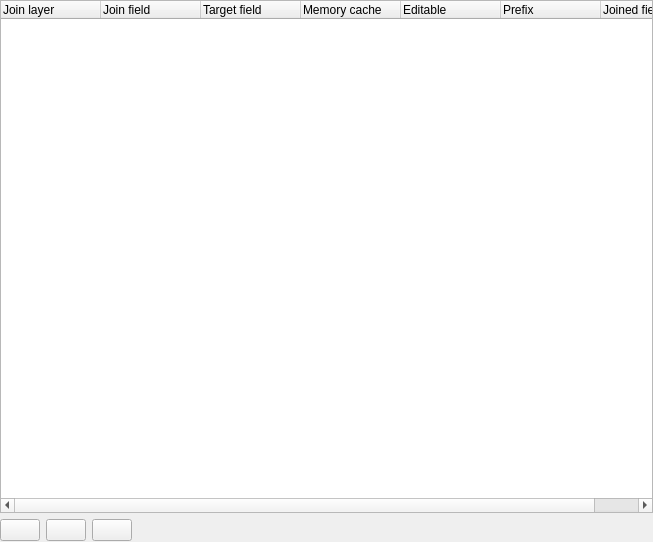
             <widget class="QWidget" name="scrollAreaWidgetContents_7">
              <property name="geometry">
               <rect>
                <x>0</x>
                <y>0</y>
                <width>653</width>
                <height>542</height>
               </rect>
              </property>
              <layout class="QVBoxLayout" name="verticalLayout_23">
               <property name="leftMargin">
                <number>0</number>
               </property>
               <property name="topMargin">
                <number>0</number>
               </property>
               <property name="rightMargin">
                <number>0</number>
               </property>
               <property name="bottomMargin">
                <number>0</number>
               </property>
               <item>
                <widget class="QTreeWidget" name="mJoinTreeWidget">
                 <property name="columnCount">
                  <number>7</number>
                 </property>
                 <column>
                  <property name="text">
                   <string>Join layer</string>
                  </property>
                 </column>
                 <column>
                  <property name="text">
                   <string>Join field</string>
                  </property>
                 </column>
                 <column>
                  <property name="text">
                   <string>Target field</string>
                  </property>
                 </column>
                 <column>
                  <property name="text">
                   <string>Memory cache</string>
                  </property>
                 </column>
                 <column>
                  <property name="text">
                   <string>Editable</string>
                  </property>
                 </column>
                 <column>
                  <property name="text">
                   <string>Prefix</string>
                  </property>
                 </column>
                 <column>
                  <property name="text">
                   <string>Joined fields</string>
                  </property>
                 </column>
                </widget>
               </item>
               <item>
                <layout class="QHBoxLayout" name="horizontalLayout">
                 <item>
                  <widget class="QPushButton" name="mButtonAddJoin">
                   <property name="text">
                    <string/>
                   </property>
                   <property name="icon">
                    <iconset resource="../../images/images.qrc">
                     <normaloff>:/images/themes/default/symbologyAdd.svg</normaloff>:/images/themes/default/symbologyAdd.svg</iconset>
                   </property>
                  </widget>
                 </item>
                 <item>
                  <widget class="QPushButton" name="mButtonRemoveJoin">
                   <property name="text">
                    <string/>
                   </property>
                   <property name="icon">
                    <iconset resource="../../images/images.qrc">
                     <normaloff>:/images/themes/default/symbologyRemove.svg</normaloff>:/images/themes/default/symbologyRemove.svg</iconset>
                   </property>
                  </widget>
                 </item>
                 <item>
                  <widget class="QPushButton" name="mButtonEditJoin">
                   <property name="text">
                    <string/>
                   </property>
                   <property name="icon">
                    <iconset resource="../../images/images.qrc">
                     <normaloff>:/images/themes/default/mActionToggleEditing.svg</normaloff>:/images/themes/default/mActionToggleEditing.svg</iconset>
                   </property>
                  </widget>
                 </item>
                 <item>
                  <spacer name="horizontalSpacer">
                   <property name="orientation">
                    <enum>Qt::Horizontal</enum>
                   </property>
                   <property name="sizeHint" stdset="0">
                    <size>
                     <width>0</width>
                     <height>23</height>
                    </size>
                   </property>
                  </spacer>
                 </item>
                </layout>
               </item>
              </layout>
             </widget>
